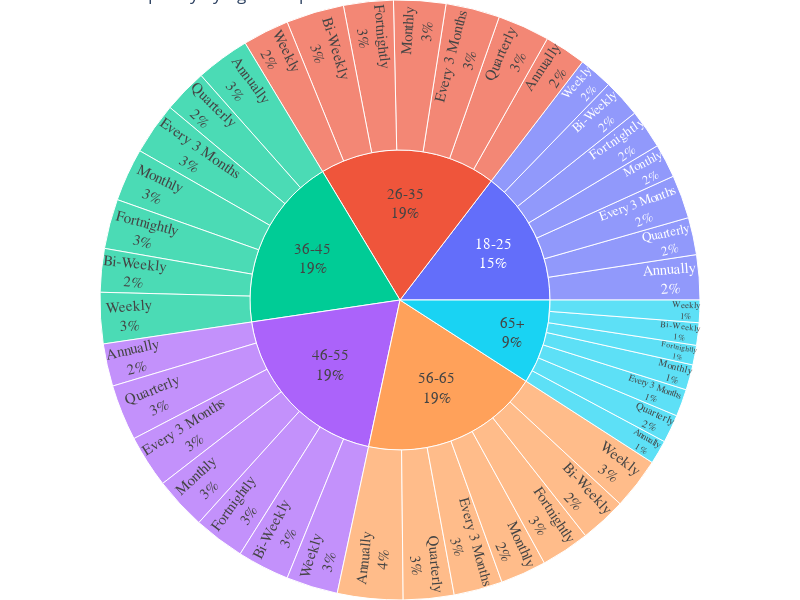

Write notebook code for a chart like this one.
### Markdown cell above
### Vẽ sunburst chart biểu diễn tần xuất mua hàng theo giới tính

### Code cell
# Sắp xếp tần suất mua hàng theo thứ tự giảm dần
frequency_order = ['Annually', 'Quarterly', 'Every 3 Months' , 'Monthly', 'Fortnightly', 'Bi-Weekly','Weekly']


shopping_df['Frequency of Purchases'] = pd.Categorical(shopping_df['Frequency of Purchases'], categories=frequency_order, ordered=True)


shopping_df['Age Group'] = pd.cut(shopping_df['Age'], bins=age_bins, labels=age_labels)
fig = px.sunburst(shopping_df, path=['Age Group', 'Frequency of Purchases'], title='Tần suất mua hàng theo nhóm tuổi')


fig.update_traces(
    textinfo='label+percent entry',
    textfont={
        "family": "tahoma",
        "size": 15,
    },
    
    hovertemplate="State: %{label}<br>Frequency: %{value:.0f}",
    sort=False, selector=dict(type='sunburst'))



fig.update_layout(
    margin=dict(t=0, l=0, r=0, b=0),
    height=600,  
    width=800,  
)

fig.show()

### Figure 1 — Plotly figure (JSON) as saved in the notebook; plotly's stock layout.template omitted (floating-point values rounded to 4 significant figures)
{"data": [{"branchvalues": "total", "domain": {"x": [0, 1], "y": [0, 1]}, "hovertemplate": "State: %{label}<br>Frequency: %{value:.0f}", "ids": ["18-25/Annually", "26-35/Annually", "36-45/Annually", "46-55/Annually", "56-65/Annually", "65+/Annually", "18-25/Quarterly", "26-35/Quarterly", "36-45/Quarterly", "46-55/Quarterly", "56-65/Quarterly", "65+/Quarterly", "18-25/Every 3 Months", "26-35/Every 3 Months", "36-45/Every 3 Months", "46-55/Every 3 Months", "56-65/Every 3 Months", "65+/Every 3 Months", "18-25/Monthly", "26-35/Monthly", "36-45/Monthly", "46-55/Monthly", "56-65/Monthly", "65+/Monthly", "18-25/Fortnightly", "26-35/Fortnightly", "36-45/Fortnightly", "46-55/Fortnightly", "56-65/Fortnightly", "65+/Fortnightly", "18-25/Bi-Weekly", "26-35/Bi-Weekly", "36-45/Bi-Weekly", "46-55/Bi-Weekly", "56-65/Bi-Weekly", "65+/Bi-Weekly", "18-25/Weekly", "26-35/Weekly", "36-45/Weekly", "46-55/Weekly", "56-65/Weekly", "65+/Weekly", "18-25", "26-35", "36-45", "46-55", "56-65", "65+"], "labels": ["Annually", "Annually", "Annually", "Annually", "Annually", "Annually", "Quarterly", "Quarterly", "Quarterly", "Quarterly", "Quarterly", "Quarterly", "Every 3 Months", "Every 3 Months", "Every 3 Months", "Every 3 Months", "Every 3 Months", "Every 3 Months", "Monthly", "Monthly", "Monthly", "Monthly", "Monthly", "Monthly", "Fortnightly", "Fortnightly", "Fortnightly", "Fortnightly", "Fortnightly", "Fortnightly", "Bi-Weekly", "Bi-Weekly", "Bi-Weekly", "Bi-Weekly", "Bi-Weekly", "Bi-Weekly", "Weekly", "Weekly", "Weekly", "Weekly", "Weekly", "Weekly", "18-25", "26-35", "36-45", "46-55", "56-65", "65+"], "name": "", "parents": ["18-25", "26-35", "36-45", "46-55", "56-65", "65+", "18-25", "26-35", "36-45", "46-55", "56-65", "65+", "18-25", "26-35", "36-45", "46-55", "56-65", "65+", "18-25", "26-35", "36-45", "46-55", "56-65", "65+", "18-25", "26-35", "36-45", "46-55", "56-65", "65+", "18-25", "26-35", "36-45", "46-55", "56-65", "65+", "18-25", "26-35", "36-45", "46-55", "56-65", "65+", "", "", "", "", "", ""], "sort": false, "textfont": {"family": "tahoma", "size": 15}, "textinfo": "label+percent entry", "type": "sunburst", "values": [94, 87, 113, 89, 137, 50, 78, 109, 92, 117, 106, 59, 91, 113, 109, 110, 102, 57, 71, 109, 111, 110, 96, 53, 82, 104, 104, 107, 102, 41, 80, 121, 91, 109, 97, 47, 71, 97, 107, 108, 108, 47, 567, 740, 727, 750, 748, 354]}], "layout": {"height": 600, "legend": {"tracegroupgap": 0}, "margin": {"b": 0, "l": 0, "r": 0, "t": 0}, "title": {"text": "Purchase Frequency by Age Group"}, "width": 800}}
